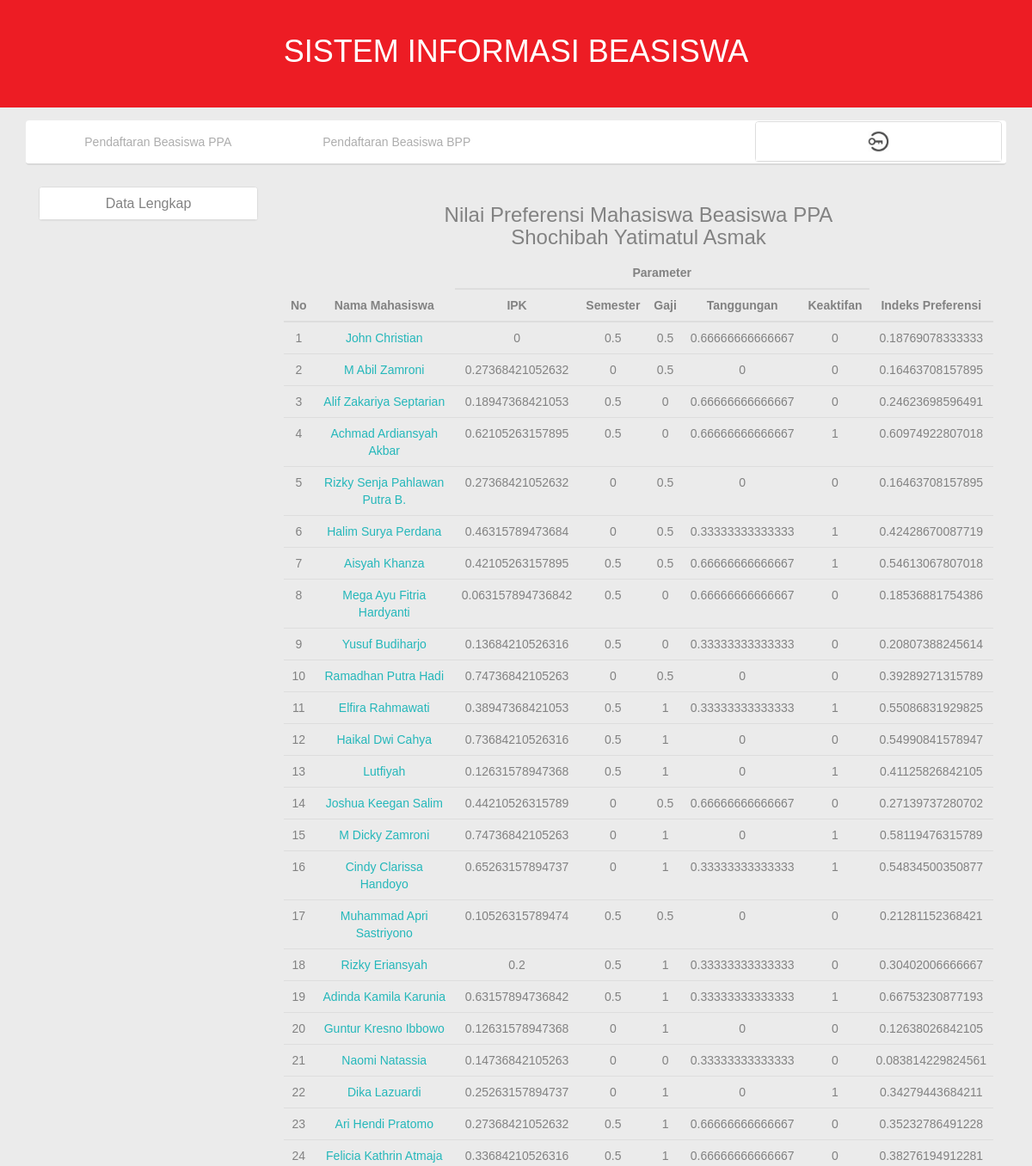
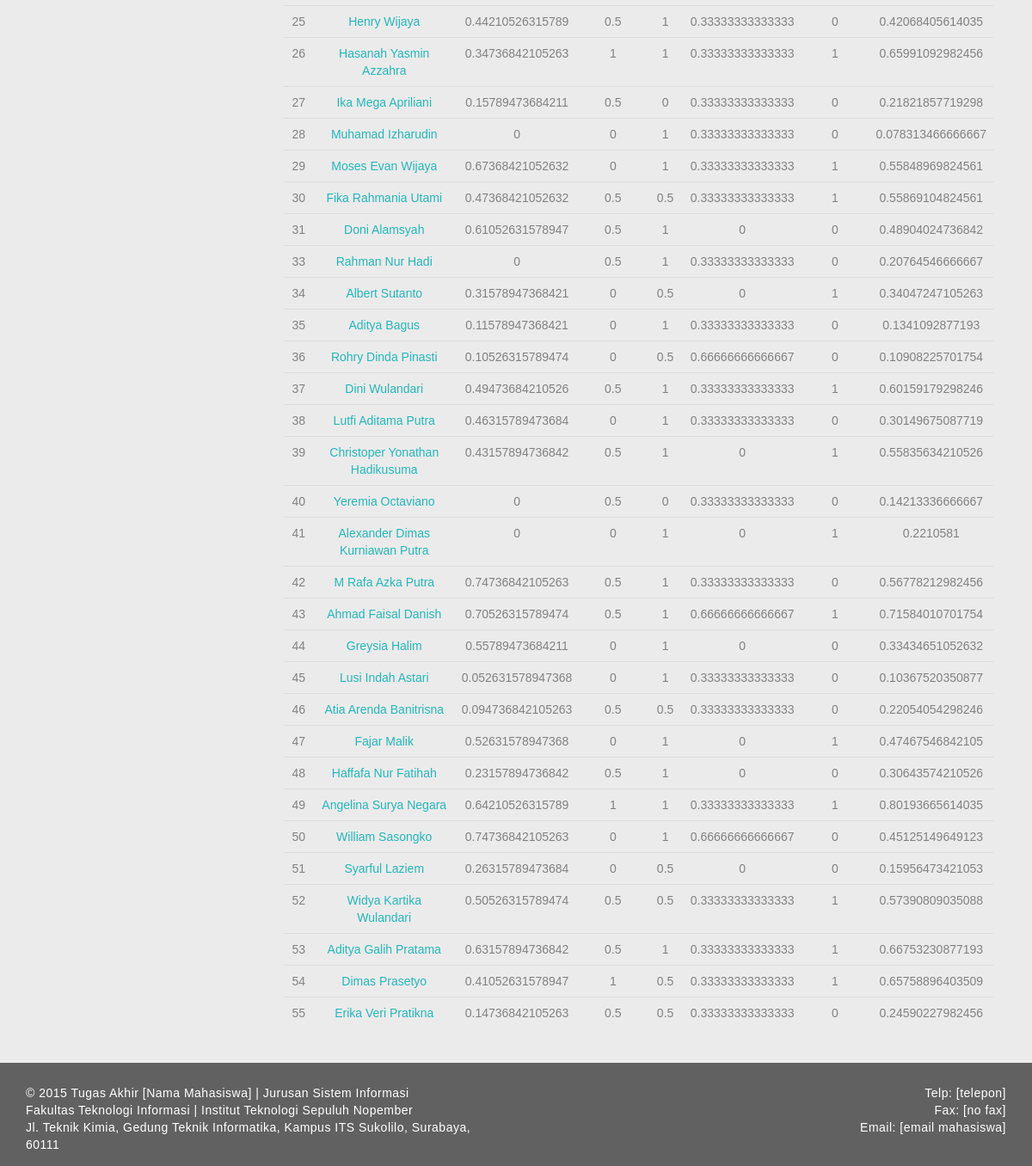
Page /pegawai/nilai_preferensi/ppa/32 on the committed database (2 pictures, top to bottom).
### tables this page shows
CREATE TABLE `form_beasiswa_ppa` (
  `id_form` int(11) NOT NULL AUTO_INCREMENT,
  `npm` varchar(20) DEFAULT NULL,
  `nama_mhs` varchar(255) DEFAULT NULL,
  `jk` varchar(255) DEFAULT NULL,
  `prodi` varchar(255) DEFAULT NULL,
  `jenjang` varchar(4) DEFAULT NULL,
  `smt` int(11) DEFAULT NULL,
  `ipk` float DEFAULT NULL,
  `pekerjaan` varchar(255) DEFAULT NULL,
  `jml_tanggungan` int(11) DEFAULT NULL,
  `penghasilan` int(11) DEFAULT NULL,
  `prestasi` int(11) DEFAULT NULL,
  `alamat` varchar(255) DEFAULT NULL,
  `telepon` varchar(255) DEFAULT NULL,
  `leaving_flow` float DEFAULT NULL,
  `entering_flow` float DEFAULT NULL,
  `net_flow` float DEFAULT NULL,
  `ranking` int(11) DEFAULT NULL,
  `status_lolos` int(11) DEFAULT NULL,
  PRIMARY KEY (`id_form`)
);

### application/controllers/pegawai.php (called while the page is built, shortened)
<?php if ( ! defined('BASEPATH')) exit('No direct script access allowed');
class Pegawai extends CI_Controller {
	public function __construct()
	{
		$this->load->library('session');
	}
	public function nilai_preferensi($par,$id_form)
	{
		$this->load->database('beasiswa');
		$this->load->model('Beasiswa_models','bea');
		$this->load->view('layout/header',array('display'=>'hasil_seleksi'));
		$this->load->view('pegawai/nilai_preferensi',array('par'=>$par,'data'=>$this->bea->nilai_preferensi($par,$id_form)));
		$this->load->view('layout/footer');
	}
}
 ?>

### index.php (called while the page is built, shortened)
<?php
require_once BASEPATH.'core/CodeIgniter.php';

### application/models/Beasiswa_models.php (called while the page is built, shortened)
<?php
class Beasiswa_models extends CI_Model {
   public function nilai_preferensi($par,$id_form)
   {
      if($par=='ppa'){
         $parameter_ipk = $this->db->get_where('parameter_ppa', array('nama_kriteria' => 'ipk'))->row();
         $parameter_semester = $this->db->get_where('parameter_ppa', array('nama_kriteria' => 'semester'))->row();
         $parameter_gaji = $this->db->get_where('parameter_ppa', array('nama_kriteria' => 'gaji'))->row();
         $parameter_tanggungan = $this->db->get_where('parameter_ppa', array('nama_kriteria' => 'tanggungan'))->row();
         $parameter_keaktifan = $this->db->get_where('parameter_ppa', array('nama_kriteria' => 'keaktifan'))->row();
         $mhs = $this->db->get_where('form_beasiswa_ppa', array('id_form' => $id_form))->row();
      }
      if($par=='ppa')
         $sql = $this->db->get('form_beasiswa_ppa');
      else
         $sql = $this->db->get('form_beasiswa_bpp');
      $count=1;
      foreach ($sql->result() as $row) {
         if($row->id_form!=$id_form){
            $d = $mhs->ipk - $row->ipk;
            $indeks_ipk = $this->promethe($d,$parameter_ipk->kaidah,$parameter_ipk->tipe,$parameter_ipk->q,$parameter_ipk->p);
            $d = $mhs->smt - $row->smt;
            $indeks_semester = $this->promethe($d,$parameter_semester->kaidah,$parameter_semester->tipe,$parameter_semester->q,$parameter_semester->p);
            $d = $mhs->penghasilan - $row->penghasilan;
            $indeks_gaji = $this->promethe($d,$parameter_gaji->kaidah,$parameter_gaji->tipe,$parameter_gaji->q,$parameter_gaji->p);
            $d = $mhs->jml_tanggungan - $row->jml_tanggungan;
            $indeks_tanggungan = $this->promethe($d,$parameter_tanggungan->kaidah,$parameter_tanggungan->tipe,$parameter_tanggungan->q,$parameter_tanggungan->p);
            $d = $mhs->prestasi - $row->prestasi;
            $indeks_keaktifan = $this->promethe($d,$parameter_keaktifan->kaidah,$parameter_keaktifan->tipe,$parameter_keaktifan->q,$parameter_keaktifan->p);
            $indeks_preferensi = $indeks_ipk*$parameter_ipk->bobot + $indeks_semester*$parameter_semester->bobot + $indeks_gaji*$parameter_gaji->bobot + $indeks_tanggungan*$parameter_tanggungan->bobot + $indeks_keaktifan*$parameter_keaktifan->bobot;
            $data_preferensi[$count++]=array('no'=>$row->id_form,'nama'=>$row->nama_mhs,'indeks_ipk'=>$indeks_ipk,'indeks_semester'=>$indeks_semester,'indeks_gaji'=>$indeks_gaji,'indeks_tanggungan'=>$indeks_tanggungan,'indeks_keaktifan'=>$indeks_keaktifan,'indeks_preferensi'=>$indeks_preferensi);
         }
      }
      return array('data_preferensi'=>$data_preferensi,'data_mhs'=>$mhs);
   }
   public function promethe($d,$kaidah,$tipe,$q,$p)
   {
      if($kaidah=='minimasi')
         $d = $d*(-1);
      if($tipe==1){
         if($d<=0) $hd=0;
         else $hd=1;
      }
      else if($tipe==2){
         if($d<=$q) $hd=0;
         else $hd=1;
      }
      else if($tipe==3){
         if($d<=0) $hd=0;
         else if($d<=$p) $hd=$d/$p;
         else $hd=1;
      }
      else if($tipe==4){
         if($d<=$q) $hd=0;
         else if($d<=$p) $hd=1/2;
         else $hd=1;
      }
      else if($tipe==5){
         if($d<=$q) $hd=0;
         else if($d<=$p) $hd=($d-$q)/($p-$q);
         else $hd=1;
      }
      return $hd;
   }
}
?>

### application/views/Pegawai/nilai_preferensi.php (the view, shortened to what this page needs)
<div class="col-md-12" style="background:none;height:100%;">
	<div class="col-md-3" style="height:541px;background:none;">
		<div class="panel-group" role="tablist">
			<div class="panel panel-default">
				<div class="panel-heading" role="tab" style="text-align:center;">
					<h4 class="panel-title">
						<a class="collapsed" role="button" data-toggle="collapse" href="#collapseListGroup1" aria-expanded="false" aria-controls="collapseListGroup1">
						Data Lengkap
						</a>
					</h4>
				</div>
			</div>
		</div>
	</div>
	<div class="col-md-9" style="background:none;">
		<h3 style="text-align:center;">Nilai Preferensi <?php echo "Mahasiswa Beasiswa ".strtoupper($par)."<br>".$data['data_mhs']->nama_mhs;?></h3>
		<table class="table" style="text-align:center;">
			<thead  style="text-align:center;">
				<tr  style="text-align:center;">
					<th rowspan="2" style="text-align:center;">No</th>
					<th rowspan="2" style="text-align:center;">Nama Mahasiswa</th>
		            <th colspan="5" style="text-align:center;">Parameter</th>
		            <th rowspan="2" style="text-align:center;">Indeks Preferensi</th>
	            </tr>
	            <tr>
	            	<th style="text-align:center;">IPK</th>
	            	<th style="text-align:center;">Semester</th>
	            	<th style="text-align:center;">Gaji</th>
	            	<th style="text-align:center;">Tanggungan</th>
	            	<th style="text-align:center;">Keaktifan</th>
	            </tr>
			</thead>
			<tbody>
				<?php foreach ($data['data_preferensi'] as $key => $value) {?>
				<tr>
					<td style="text-align:center;"><?php echo $value['no'];?></td>
					<td><a href="<?php echo base_url().'pegawai/nilai_preferensi/'.$par.'/'.$value['no'];?>"><?php echo $value['nama'];?></a></td>
					<td style="text-align:center;"><?php echo $value['indeks_ipk'];?></td>
					<td style="text-align:center;"><?php echo $value['indeks_semester'];?></td>
					<td style="text-align:center;"><?php echo $value['indeks_gaji'];?></td>
					<td style="text-align:center;"><?php echo $value['indeks_tanggungan'];?></td>
					<td style="text-align:center;"><?php echo $value['indeks_keaktifan'];?></td>
					<td style="text-align:center;"><?php echo $value['indeks_preferensi'];?></td>
				</tr>
				<?php }?>
			</tbody>
		</table>
	</div>
</div>

### static/css/rbtc.css (style rules this page uses)
body { background: #EBEBEB; font-family: 'Source Sans Pro', sans-serif; color: rgb(130, 130, 130); }
a { color: rgb(36, 183, 186); }
.panel-default>.panel-heading { background-color: #ffffff; color: rgb(130, 130, 130); }

### rows in the picture
form_beasiswa_ppa: nama_mhs "Shochibah Yatimatul Asmak"
form_beasiswa_ppa: no "4", nama_mhs "Achmad Ardiansyah Akbar", indeks_ipk "0.62105263157895", indeks_semester "0.5", prestasi "0", indeks_tanggungan "0.66666666666667", indeks_keaktifan "1", indeks_preferensi "0.60974922807018", ranking "49", nama "Angelina Surya Negara", indeks_ipk "0.64210526315789", indeks_semester "1", indeks_gaji "1", indeks_tanggungan "0.33333333333333", status_lolos "1", indeks_preferensi "0.80193665614035"
form_beasiswa_ppa: no "6", nama_mhs "Halim Surya Perdana", indeks_ipk "0.46315789473684", prestasi "0", indeks_gaji "0.5", indeks_tanggungan "0.33333333333333", status_lolos "1", indeks_preferensi "0.42428670087719"
form_beasiswa_ppa: id_form "7", nama_mhs "Aisyah Khanza", indeks_ipk "0.42105263157895", indeks_semester "0.5", indeks_gaji "0.5", indeks_tanggungan "0.66666666666667", status_lolos "1", indeks_preferensi "0.54613067807018"
form_beasiswa_ppa: id_form "11", nama_mhs "Elfira Rahmawati", indeks_ipk "0.38947368421053", indeks_semester "0.5", status_lolos "1", indeks_tanggungan "0.33333333333333", indeks_preferensi "0.55086831929825"
form_beasiswa_ppa: id_form "12", nama_mhs "Haikal Dwi Cahya", indeks_ipk "0.73684210526316", indeks_semester "0.5", prestasi "1", indeks_tanggungan "0", indeks_keaktifan "0", indeks_preferensi "0.54990841578947"
form_beasiswa_ppa: id_form "13", nama_mhs "Lutfiyah", indeks_ipk "0.12631578947368", indeks_semester "0.5", status_lolos "1", prestasi "0", indeks_preferensi "0.41125826842105"
form_beasiswa_ppa: id_form "15", nama_mhs "M Dicky Zamroni", indeks_ipk "0.74736842105263", prestasi "0", status_lolos "1", indeks_preferensi "0.58119476315789"
form_beasiswa_ppa: id_form "16", nama_mhs "Cindy Clarissa Handoyo", indeks_ipk "0.65263157894737", prestasi "0", status_lolos "1", indeks_tanggungan "0.33333333333333", indeks_preferensi "0.54834500350877"
form_beasiswa_ppa: id_form "18", nama_mhs "Rizky Eriansyah", indeks_ipk "0.2", indeks_semester "0.5", prestasi "1", indeks_tanggungan "0.33333333333333", indeks_keaktifan "0", indeks_preferensi "0.30402006666667"
form_beasiswa_ppa: id_form "22", nama_mhs "Dika Lazuardi", indeks_ipk "0.25263157894737", prestasi "0", status_lolos "1", indeks_preferensi "0.34279443684211", ranking "26", nama "Hasanah Yasmin Azzahra", indeks_ipk "0.34736842105263", indeks_tanggungan "0.33333333333333", indeks_preferensi "0.65991092982456"
form_beasiswa_ppa: id_form "23", nama_mhs "Ari Hendi Pratomo", indeks_ipk "0.27368421052632", indeks_semester "0.5", prestasi "1", indeks_tanggungan "0.66666666666667", indeks_keaktifan "0", indeks_preferensi "0.35232786491228"
form_beasiswa_ppa: id_form "24", nama_mhs "Felicia Kathrin Atmaja", indeks_ipk "0.33684210526316", indeks_semester "0.5", prestasi "1", indeks_tanggungan "0.66666666666667", indeks_keaktifan "0", indeks_preferensi "0.38276194912281"
form_beasiswa_ppa: id_form "25", nama_mhs "Henry Wijaya", indeks_ipk "0.44210526315789", indeks_semester "0.5", prestasi "1", indeks_tanggungan "0.33333333333333", indeks_keaktifan "0", indeks_preferensi "0.42068405614035"
form_beasiswa_ppa: ranking "28", nama "Muhamad Izharudin", prestasi "0", status_lolos "1", indeks_tanggungan "0.33333333333333", indeks_preferensi "0.078313466666667", id_form "34", nama_mhs "Albert Sutanto", indeks_ipk "0.31578947368421", indeks_gaji "0.5", indeks_preferensi "0.34047247105263"
form_beasiswa_ppa: id_form "29", nama_mhs "Moses Evan Wijaya", indeks_ipk "0.67368421052632", prestasi "0", status_lolos "1", indeks_tanggungan "0.33333333333333", indeks_preferensi "0.55848969824561"
form_beasiswa_ppa: id_form "30", nama_mhs "Fika Rahmania Utami", indeks_ipk "0.47368421052632", indeks_semester "0.5", indeks_gaji "0.5", indeks_tanggungan "0.33333333333333", status_lolos "1", indeks_preferensi "0.55869104824561", ranking "44", nama "Greysia Halim", indeks_ipk "0.55789473684211", prestasi "0", indeks_preferensi "0.33434651052632"
form_beasiswa_ppa: id_form "33", nama_mhs "Rahman Nur Hadi", indeks_ipk "0", indeks_semester "0.5", prestasi "1", indeks_tanggungan "0.33333333333333", indeks_keaktifan "0", indeks_preferensi "0.20764546666667"
form_beasiswa_ppa: id_form "35", nama_mhs "Aditya Bagus", indeks_ipk "0.11578947368421", indeks_semester "0", prestasi "1", indeks_tanggungan "0.33333333333333", indeks_keaktifan "0", indeks_preferensi "0.1341092877193"
form_beasiswa_ppa: id_form "37", nama_mhs "Dini Wulandari", indeks_ipk "0.49473684210526", indeks_semester "0.5", status_lolos "1", indeks_tanggungan "0.33333333333333", indeks_preferensi "0.60159179298246"
form_beasiswa_ppa: id_form "39", nama_mhs "Christoper Yonathan Hadikusuma", indeks_ipk "0.43157894736842", indeks_semester "0.5", status_lolos "1", prestasi "0", indeks_preferensi "0.55835634210526"
form_beasiswa_ppa: id_form "41", nama_mhs "Alexander Dimas Kurniawan Putra", prestasi "0", status_lolos "1", indeks_preferensi "0.2210581"
form_beasiswa_ppa: id_form "42", nama_mhs "M Rafa Azka Putra", indeks_ipk "0.74736842105263", indeks_semester "0.5", prestasi "1", indeks_tanggungan "0.33333333333333", indeks_keaktifan "0", indeks_preferensi "0.56778212982456"
form_beasiswa_ppa: id_form "43", nama_mhs "Ahmad Faisal Danish", indeks_ipk "0.70526315789474", indeks_semester "0.5", jml_tanggungan "1", indeks_tanggungan "0.66666666666667", indeks_preferensi "0.71584010701754"
form_beasiswa_ppa: id_form "45", nama_mhs "Lusi Indah Astari", indeks_ipk "0.052631578947368", indeks_semester "0", prestasi "1", indeks_tanggungan "0.33333333333333", indeks_keaktifan "0", indeks_preferensi "0.10367520350877"
form_beasiswa_ppa: id_form "47", nama_mhs "Fajar Malik", indeks_ipk "0.52631578947368", prestasi "0", status_lolos "1", indeks_preferensi "0.47467546842105"
form_beasiswa_ppa: ranking "51", nama "Syarful Laziem", indeks_ipk "0.26315789473684", prestasi "0", indeks_gaji "0.5", status_lolos "0", indeks_preferensi "0.15956473421053"
form_beasiswa_ppa: id_form "52", nama_mhs "Widya Kartika Wulandari", indeks_ipk "0.50526315789474", indeks_semester "0.5", indeks_gaji "0.5", indeks_tanggungan "0.33333333333333", status_lolos "1", indeks_preferensi "0.57390809035088"
form_beasiswa_ppa: id_form "54", nama_mhs "Dimas Prasetyo", indeks_ipk "0.41052631578947", status_lolos "1", indeks_gaji "0.5", indeks_tanggungan "0.33333333333333", indeks_preferensi "0.65758896403509"

### other values in the picture
$par "PPA"
$value['no'] "1"
$value['nama'] "John Christian"
$value['indeks_ipk'] "0"
$value['indeks_semester'] "0.5"
$value['indeks_gaji'] "0.5"
$value['indeks_tanggungan'] "0.66666666666667"
$value['indeks_keaktifan'] "0"
$value['indeks_preferensi'] "0.18769078333333"
$value['no'] "2"
$value['nama'] "M Abil Zamroni"
$value['indeks_ipk'] "0.27368421052632"
$value['indeks_semester'] "0"
$value['indeks_tanggungan'] "0"
$value['indeks_preferensi'] "0.16463708157895"
